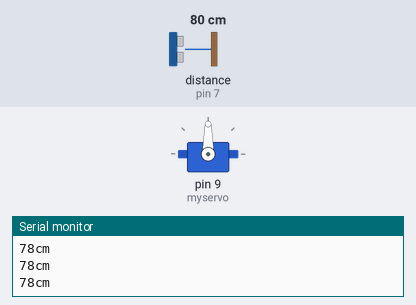
Simulated run of this sketch. Board: Arduino Uno, built with avr-gcc and run on an emulated ATmega328P. Parts: servo, the last lines printed to the serial monitor. Wiring (inferred from the names in the program): ultrasonic range finder: trigger pin 8; echo pin 7. The test bench sets the inputs (shaded band); at power-on: distance to the obstacle (sensor on pin 7) 80 cm. The echo pulse lasts 58.3 µs per cm.

Above: at 1.2 s.
1.3 s: distance to the obstacle (sensor on pin 7) set to 12 cm
2.8 s: distance to the obstacle (sensor on pin 7) set to 9 cm
At 3.19 s:
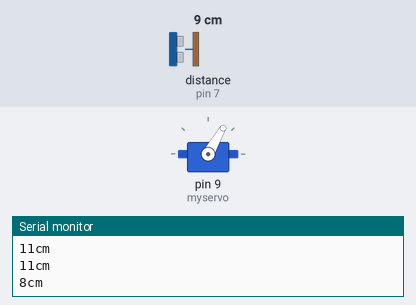
At 4.24 s:
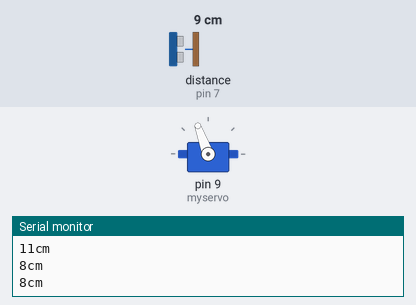
Timing chart, 0 to 11.8 s (numbered marks = the images above; inputs shaded):
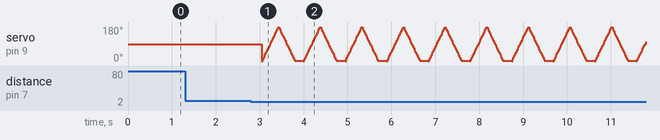

Measured:
- the behaviour switches between 11 and 10 cm on distance to the obstacle (sensor on pin 7) (found by bisection; images 0 and 1)

The sketch:

d06_servo.ino
```cpp
#include <Servo.h>

const int trig = 8;  // chân trig của HC-SR04
const int echo = 7;  // chân echo của HC-SR04
Servo myservo;

int returnDistance() {
    unsigned long duration;  // biến đo thời gian
    int distance;            // biến lưu khoảng cách

    /* Phát xung từ chân trig */
    digitalWrite(trig, 0);  // tắt chân trig
    delayMicroseconds(2);
    digitalWrite(trig, 1);  // phát xung từ chân trig
    delayMicroseconds(5);   // xung có độ dài 5 microSeconds
    digitalWrite(trig, 0);  // tắt chân trig

    /* Tính toán thời gian */
    // Đo độ rộng xung HIGH ở chân echo.
    duration = pulseIn(echo, HIGH);
    // Tính khoảng cách đến vật.
    distance = int(duration / 2 / 29.412);

    /* In kết quả ra Serial Monitor */
    Serial.print(distance);
    Serial.println("cm");
    delay(200);
    return distance;
}

void runServoMotor() {
    int distance;
    for (int i = 0; i < 180; i++) {
        myservo.write(i);
        delay(2);
        //        distance = returnDistance();
    }
    for (int pos = 180; pos >= 1; pos--) {
        myservo.write(pos);
        delay(2);
        //        distance = returnDistance();
    }
}

void setup() {
    myservo.attach(9);
    Serial.begin(9600);     // giao tiếp Serial với baudrate 9600
    pinMode(trig, OUTPUT);  // chân trig sẽ phát tín hiệu
    pinMode(echo, INPUT);   // chân echo sẽ nhận tín hiệu
}

void loop() {
    int distance = returnDistance();
    if (distance < 10) {
        runServoMotor();
    }
}
```
